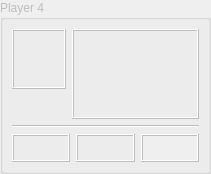
       <widget class="QGroupBox" name="groupBox4" >
        <property name="enabled" >
         <bool>false</bool>
        </property>
        <property name="minimumSize" >
         <size>
          <width>209</width>
          <height>0</height>
         </size>
        </property>
        <property name="autoFillBackground" >
         <bool>true</bool>
        </property>
        <property name="title" >
         <string>Player 4</string>
        </property>
        <layout class="QGridLayout" >
         <property name="margin" >
          <number>9</number>
         </property>
         <property name="spacing" >
          <number>6</number>
         </property>
         <item row="0" column="0" >
          <widget class="QFrame" name="frame_15" >
           <property name="minimumSize" >
            <size>
             <width>54</width>
             <height>60</height>
            </size>
           </property>
           <property name="maximumSize" >
            <size>
             <width>16777215</width>
             <height>60</height>
            </size>
           </property>
           <property name="frameShape" >
            <enum>QFrame::Box</enum>
           </property>
           <property name="frameShadow" >
            <enum>QFrame::Raised</enum>
           </property>
           <layout class="QGridLayout" >
            <property name="margin" >
             <number>3</number>
            </property>
            <property name="spacing" >
             <number>0</number>
            </property>
            <item row="0" column="0" >
             <widget class="QLabel" name="textLabel_TopCash4" >
              <property name="minimumSize" >
               <size>
                <width>35</width>
                <height>0</height>
               </size>
              </property>
             </widget>
            </item>
            <item row="1" column="0" >
             <widget class="QLabel" name="textLabel_Cash4" >
              <property name="minimumSize" >
               <size>
                <width>35</width>
                <height>0</height>
               </size>
              </property>
             </widget>
            </item>
           </layout>
          </widget>
         </item>
         <item row="1" column="0" >
          <spacer>
           <property name="orientation" >
            <enum>Qt::Vertical</enum>
           </property>
           <property name="sizeType" >
            <enum>QSizePolicy::Expanding</enum>
           </property>
           <property name="sizeHint" >
            <size>
             <width>46</width>
             <height>28</height>
            </size>
           </property>
          </spacer>
         </item>
         <item rowspan="2" row="0" column="1" >
          <widget class="Q3Frame" name="frame8_2_2_2_7" >
           <property name="frameShape" >
            <enum>QFrame::Box</enum>
           </property>
           <property name="frameShadow" >
            <enum>QFrame::Raised</enum>
           </property>
           <layout class="QGridLayout" >
            <property name="margin" >
             <number>3</number>
            </property>
            <property name="spacing" >
             <number>3</number>
            </property>
            <item row="0" column="0" >
             <widget class="QLabel" name="pixmapLabel_card4a" >
              <property name="sizePolicy" >
               <sizepolicy>
                <hsizetype>4</hsizetype>
                <vsizetype>4</vsizetype>
                <horstretch>0</horstretch>
                <verstretch>0</verstretch>
               </sizepolicy>
              </property>
              <property name="minimumSize" >
               <size>
                <width>57</width>
                <height>80</height>
               </size>
              </property>
              <property name="scaledContents" >
               <bool>true</bool>
              </property>
             </widget>
            </item>
            <item row="0" column="1" >
             <widget class="QLabel" name="pixmapLabel_card4b" >
              <property name="sizePolicy" >
               <sizepolicy>
                <hsizetype>4</hsizetype>
                <vsizetype>4</vsizetype>
                <horstretch>0</horstretch>
                <verstretch>0</verstretch>
               </sizepolicy>
              </property>
              <property name="minimumSize" >
               <size>
                <width>57</width>
                <height>80</height>
               </size>
              </property>
              <property name="scaledContents" >
               <bool>true</bool>
              </property>
             </widget>
            </item>
           </layout>
          </widget>
         </item>
         <item row="2" column="0" colspan="2" >
          <widget class="Line" name="line2_2_7" >
           <property name="frameShape" >
            <enum>QFrame::HLine</enum>
           </property>
           <property name="frameShadow" >
            <enum>QFrame::Sunken</enum>
           </property>
           <property name="orientation" >
            <enum>Qt::Horizontal</enum>
           </property>
          </widget>
         </item>
         <item row="3" column="0" colspan="2" >
          <layout class="QHBoxLayout" >
           <property name="margin" >
            <number>0</number>
           </property>
           <property name="spacing" >
            <number>6</number>
           </property>
           <item>
            <widget class="QFrame" name="frame_16" >
             <property name="minimumSize" >
              <size>
               <width>16</width>
               <height>28</height>
              </size>
             </property>
             <property name="frameShape" >
              <enum>QFrame::Box</enum>
             </property>
             <property name="frameShadow" >
              <enum>QFrame::Raised</enum>
             </property>
             <layout class="QGridLayout" >
              <property name="margin" >
               <number>2</number>
              </property>
              <property name="spacing" >
               <number>0</number>
              </property>
              <item row="0" column="0" >
               <widget class="QLabel" name="textLabel_Button4" >
                <property name="minimumSize" >
                 <size>
                  <width>0</width>
                  <height>20</height>
                 </size>
                </property>
                <property name="text" >
                 <string/>
                </property>
               </widget>
              </item>
             </layout>
            </widget>
           </item>
           <item>
            <widget class="QFrame" name="frame_17" >
             <property name="minimumSize" >
              <size>
               <width>16</width>
               <height>28</height>
              </size>
             </property>
             <property name="frameShape" >
              <enum>QFrame::Box</enum>
             </property>
             <property name="frameShadow" >
              <enum>QFrame::Raised</enum>
             </property>
             <layout class="QGridLayout" >
              <property name="margin" >
               <number>2</number>
              </property>
              <property name="spacing" >
               <number>0</number>
              </property>
              <item row="0" column="0" >
               <widget class="QLabel" name="textLabel_Status4" >
                <property name="minimumSize" >
                 <size>
                  <width>0</width>
                  <height>20</height>
                 </size>
                </property>
                <property name="text" >
                 <string/>
                </property>
               </widget>
              </item>
             </layout>
            </widget>
           </item>
           <item>
            <widget class="QFrame" name="frame_Set4" >
             <property name="minimumSize" >
              <size>
               <width>16</width>
               <height>28</height>
              </size>
             </property>
             <property name="autoFillBackground" >
              <bool>true</bool>
             </property>
             <property name="frameShape" >
              <enum>QFrame::Box</enum>
             </property>
             <property name="frameShadow" >
              <enum>QFrame::Raised</enum>
             </property>
             <layout class="QGridLayout" >
              <property name="margin" >
               <number>2</number>
              </property>
              <property name="spacing" >
               <number>0</number>
              </property>
              <item row="0" column="0" >
               <widget class="QLabel" name="textLabel_Set4" >
                <property name="minimumSize" >
                 <size>
                  <width>0</width>
                  <height>20</height>
                 </size>
                </property>
                <property name="text" >
                 <string/>
                </property>
               </widget>
              </item>
             </layout>
            </widget>
           </item>
          </layout>
         </item>
        </layout>
       </widget>
